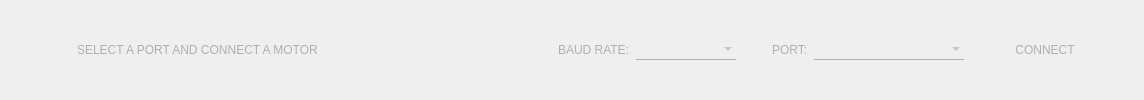
     <widget class="QFrame" name="header_frame">
      <property name="sizePolicy">
       <sizepolicy hsizetype="Expanding" vsizetype="Fixed">
        <horstretch>0</horstretch>
        <verstretch>0</verstretch>
       </sizepolicy>
      </property>
      <property name="minimumSize">
       <size>
        <width>0</width>
        <height>60</height>
       </size>
      </property>
      <property name="styleSheet">
       <string notr="true">QFrame#header_frame {
	color:  rgb(175, 175, 175);
	background-color: rgb(60, 60, 60);
    border-bottom-width: 1px;
    border-bottom-style: solid;
    border-bottom-color: rgb(50, 50, 50);
}

QLabel {
	border-bottom: 0px solid black
}

QComboBox {
	color: rgb(175, 175, 175);
	border-bottom: 1px solid rgb(175, 175, 175);    
	border-radius: 0px;
    padding: 3px 20px 3px 3px;
    selection-color: rgb(1, 150, 250);
	background: transparent;
	padding: 2px
}

QComboBox::drop-down {
    width: 20px; /*changes size of arrow icon section and also changes size of drop down menu*/
    border-left-width: 0px;  /*adjusts border of arrow icon section*/
    border-left-color: blue;
    border-left-style: solid;
    border-top-right-radius: 3px; /* same radius as the QComboBox */
    border-bottom-right-radius: 3px;
	background: transparent;
	image: url(:/res/down_arrow_icon.png);
}

QComboBox:hover {
    border: 1px solid transparent;
	border-bottom: 1px solid rgb(200, 200, 200);
}

QComboBox:on, QComboBox:off {
    color: rgb(60, 60, 60)
}

QPushButton {
	background: rgb(60, 60, 60);
	color: rgb(175, 175, 175);
	text-align: center;
}



QPushButton:hover{
	color: rgb(255, 255, 255);
}

QPushButton:pressed {
	color: rgb(1, 150, 250);
	border-style: outset;
}

QPushButton:checked {
	color: rgb(1, 150, 250);
	border-style: outset;
    border-left: 2px solid rgb(1, 150, 250);
    min-width: 10em;
    padding: 6px;
}
</string>
      </property>
      <property name="frameShape">
       <enum>QFrame::NoFrame</enum>
      </property>
      <property name="frameShadow">
       <enum>QFrame::Plain</enum>
      </property>
      <property name="lineWidth">
       <number>0</number>
      </property>
      <property name="midLineWidth">
       <number>0</number>
      </property>
      <layout class="QHBoxLayout" name="horizontalLayout">
       <item>
        <spacer name="horizontalSpacer_3">
         <property name="orientation">
          <enum>Qt::Horizontal</enum>
         </property>
         <property name="sizeType">
          <enum>QSizePolicy::Fixed</enum>
         </property>
         <property name="sizeHint" stdset="0">
          <size>
           <width>10</width>
           <height>20</height>
          </size>
         </property>
        </spacer>
       </item>
       <item>
        <widget class="QLabel" name="label_control_center">
         <property name="sizePolicy">
          <sizepolicy hsizetype="Fixed" vsizetype="Fixed">
           <horstretch>0</horstretch>
           <verstretch>0</verstretch>
          </sizepolicy>
         </property>
         <property name="maximumSize">
          <size>
           <width>230</width>
           <height>20</height>
          </size>
         </property>
         <property name="text">
          <string/>
         </property>
         <property name="pixmap">
          <pixmap resource="resource.qrc">:/res/IQ_gui_header2.png</pixmap>
         </property>
         <property name="scaledContents">
          <bool>true</bool>
         </property>
        </widget>
       </item>
       <item>
        <spacer name="horizontalSpacer_2">
         <property name="orientation">
          <enum>Qt::Horizontal</enum>
         </property>
         <property name="sizeType">
          <enum>QSizePolicy::Fixed</enum>
         </property>
         <property name="sizeHint" stdset="0">
          <size>
           <width>43</width>
           <height>20</height>
          </size>
         </property>
        </spacer>
       </item>
       <item>
        <widget class="QLabel" name="header_error_label">
         <property name="sizePolicy">
          <sizepolicy hsizetype="Fixed" vsizetype="Expanding">
           <horstretch>0</horstretch>
           <verstretch>0</verstretch>
          </sizepolicy>
         </property>
         <property name="minimumSize">
          <size>
           <width>425</width>
           <height>0</height>
          </size>
         </property>
         <property name="styleSheet">
          <string notr="true">color: rgb(175, 175, 175)</string>
         </property>
         <property name="text">
          <string>SELECT A PORT AND CONNECT A MOTOR</string>
         </property>
        </widget>
       </item>
       <item>
        <spacer name="horizontalSpacer">
         <property name="orientation">
          <enum>Qt::Horizontal</enum>
         </property>
         <property name="sizeType">
          <enum>QSizePolicy::Expanding</enum>
         </property>
         <property name="sizeHint" stdset="0">
          <size>
           <width>50</width>
           <height>20</height>
          </size>
         </property>
        </spacer>
       </item>
       <item>
        <widget class="QLabel" name="label">
         <property name="styleSheet">
          <string notr="true">color: rgb(175, 175, 175)</string>
         </property>
         <property name="text">
          <string>BAUD RATE:</string>
         </property>
        </widget>
       </item>
       <item>
        <widget class="QComboBox" name="header_baudrate_combo_box">
         <property name="sizePolicy">
          <sizepolicy hsizetype="Fixed" vsizetype="Fixed">
           <horstretch>100</horstretch>
           <verstretch>0</verstretch>
          </sizepolicy>
         </property>
         <property name="minimumSize">
          <size>
           <width>100</width>
           <height>0</height>
          </size>
         </property>
         <property name="maximumSize">
          <size>
           <width>100</width>
           <height>16777215</height>
          </size>
         </property>
        </widget>
       </item>
       <item>
        <spacer name="horizontalSpacer_4">
         <property name="orientation">
          <enum>Qt::Horizontal</enum>
         </property>
         <property name="sizeType">
          <enum>QSizePolicy::Fixed</enum>
         </property>
         <property name="sizeHint" stdset="0">
          <size>
           <width>30</width>
           <height>20</height>
          </size>
         </property>
        </spacer>
       </item>
       <item>
        <widget class="QLabel" name="label_3">
         <property name="styleSheet">
          <string notr="true">color: rgb(175, 175, 175)</string>
         </property>
         <property name="text">
          <string>PORT:</string>
         </property>
        </widget>
       </item>
       <item>
        <widget class="CustomComboBox" name="header_combo_box">
         <property name="sizePolicy">
          <sizepolicy hsizetype="Fixed" vsizetype="Fixed">
           <horstretch>0</horstretch>
           <verstretch>0</verstretch>
          </sizepolicy>
         </property>
         <property name="minimumSize">
          <size>
           <width>150</width>
           <height>0</height>
          </size>
         </property>
         <property name="maximumSize">
          <size>
           <width>150</width>
           <height>16777215</height>
          </size>
         </property>
        </widget>
       </item>
       <item>
        <widget class="QPushButton" name="header_connect_button">
         <property name="sizePolicy">
          <sizepolicy hsizetype="Fixed" vsizetype="Fixed">
           <horstretch>0</horstretch>
           <verstretch>0</verstretch>
          </sizepolicy>
         </property>
         <property name="minimumSize">
          <size>
           <width>150</width>
           <height>0</height>
          </size>
         </property>
         <property name="styleSheet">
          <string notr="true"/>
         </property>
         <property name="text">
          <string>CONNECT</string>
         </property>
         <property name="autoDefault">
          <bool>false</bool>
         </property>
         <property name="flat">
          <bool>true</bool>
         </property>
        </widget>
       </item>
       <item>
        <widget class="QLabel" name="loader_label">
         <property name="text">
          <string/>
         </property>
        </widget>
       </item>
      </layout>
     </widget>
